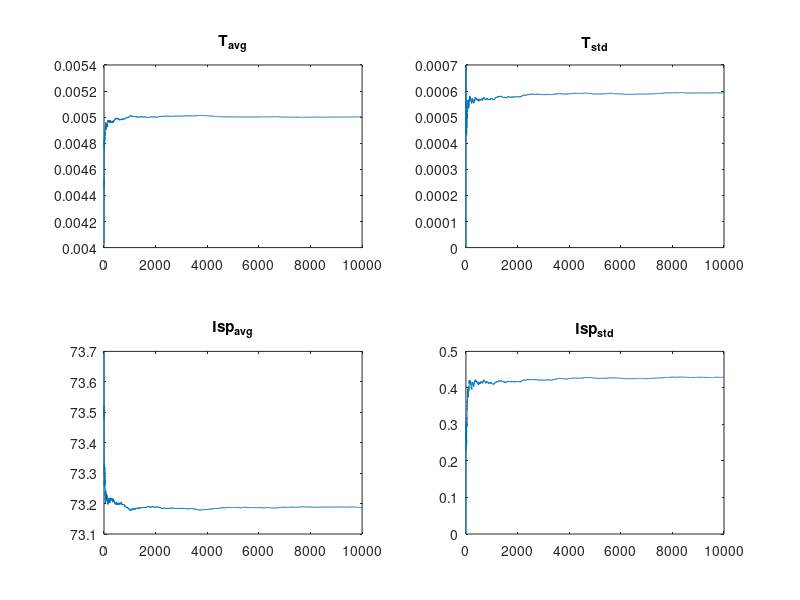
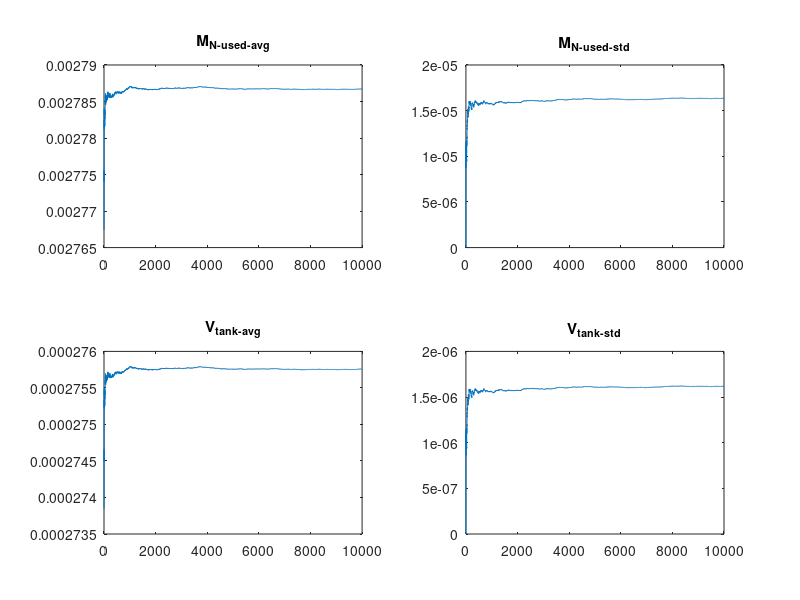

Write the MATLAB code that produced these figures, in order.
clc
clear
close all

%Constants

R = 8.314; 
g = 9.81;


%Initial conditions

T = 5e-3;           % Thrust (N)
Pc = 150000;        % chamber pressure (Pa) 1bar-4bar
Tc = 300;           % chamber temperature (K) fixed
MM = 0.028 ;        % kg/mol
k = 1.4;
eps = 10;            % area ratio from 4-20
DeltaV = 0.5;       % requested total DV (m/s)
Mass = 4;           % 3U cubesat mass
rho = 1.176;
t_burn = DeltaV/(T/Mass);


RN = R/MM;

% feeding system
k_p = 1.1;  % P drop coeff of the pipes
k_v = 1.3;  % P drop valves
k_inj = 0.6;    % P_drop injector

% from paper but to be fixed
A_p = 1e-3^2*pi;
A_v = 0.5e-3^2*pi;
r_inj = 250e-6;
A_inj = r_inj^2*pi;

%% Nominal Design


aa = 1/eps^2*((k+1)/2)^(2/(1-k))*(k-1)/(k+1);
bb = 2/k;
cc = (k-1)/k;

fun = @(x) x^bb*(1-x^cc)-aa;
dfun = @(x) -x^(bb-1)*((cc+bb)*x^cc-bb);

c1 = 0;
c2 = 0.5;
tol = 1e-6;
err = tol + 1;
it = 0;

while (it < 3 && err > tol ) 
    it=it+1;
    x = (c2+c1)/2; %stima dello zero
    fc = fun(x);     
    err=abs(fc); 
    % scelta del nuovo estremo per l'eventuale ciclo successivo       
    if (fc*fun(c1) > 0)
          c1=x; 
    else 
          c2=x; 
    end
end
xv = x;
while (it< 5 && err> tol)
   dfx = dfun(xv);
   if dfx == 0
      error(' Arresto per azzeramento di dfun');
   else
      xn = xv - fun(xv)/dfx;
      err = abs(fun(xn));
      it = it+1;
      xv = xn;
   end
end

% Calcolo della pressione di uscita
Pe = xn * Pc;

% temp in exit
Te = Tc*(Pe/Pc)^((k-1)/k);

% Area Throat
At = (T/Pc)/(sqrt(2*(k^2/(k-1))*(2/(k+1))^((k+1)/(k-1)))*sqrt(1-(Pe/Pc)^((k-1)/k))+eps*(Pe-0)/Pc);
rt=sqrt(At/pi);
Dt=2*rt;

% Exit Velocity
v_exit = sqrt(2*k/(k-1)*R/MM*Tc*(1-(Pe/Pc)^((k-1)/k)));
M_exit = v_exit/sqrt(k*RN*Te)


% Exit Area
Ae = eps*At;
re=sqrt(Ae/pi);
De=2*re;

% Mass Flow Rate
m_dot_nom=(T-Ae*(Pe-0))/v_exit;

% Isp
Isp_nom = T/m_dot_nom/g;

%cstar
c_star = At*Pc/m_dot_nom;

%% Preliminary sizing
% mass
MR_nom = exp(DeltaV/(Isp_nom*g));
M_N_used_nom = Mass*(MR_nom-1);

% pressure losses
v_p_nom = m_dot_nom/(rho*A_p);
Delta_P_tot_nom = 0.5*rho*v_p_nom^2*(k_p + A_p/A_v*k_v + A_p/A_inj*k_inj);
Delta_P_plen_nom = 0.5*rho*v_p_nom^2*A_p/A_inj*k_inj;
P_plen_nom = Pc + Delta_P_plen_nom;
P_f_nom = Pc + Delta_P_tot_nom;
P_f_nom = P_f_nom*1.2;

V_plen_nom = M_N_used_nom*RN*Tc/P_plen_nom;

M_res_nom   = -(M_N_used_nom*RN*Tc - P_plen_nom*V_plen_nom*k)/(2*RN*Tc);
P_tank_nom  = -(P_f_nom*(M_N_used_nom*RN*Tc + P_plen_nom*V_plen_nom*k))/(M_N_used_nom*RN*Tc - P_plen_nom*V_plen_nom*k);
V_tank_nom  = -(M_N_used_nom*RN*Tc - P_plen_nom*V_plen_nom*k)/(2*P_f_nom);
M_N_tot_nom = M_res_nom + M_N_used_nom;

%% Montecarlo


N = 10000;
rt_avg = sqrt(At/pi);
rt_std = 5e-6;
rt_val = normrnd(rt_avg, rt_std, [N,1]);
At_val = rt_val.^2.*pi;

r_inj_std = 5e-6;       
r_inj_avg = r_inj; 
r_inj_val = normrnd(r_inj_avg, r_inj_std, [N,1]);
A_inj_val = r_inj_val.^2.*pi;

K_tot_val = k_v*A_p/A_v + k_p + k_inj./A_inj_val*A_p;

re_avg = sqrt(Ae/pi);
re_std = 5e-6;
re_val = normrnd(re_avg, re_std, [N,1]);
Ae_val = re_val.^2.*pi;

toll = 1e-10;

T_avg = 0;
Isp_avg = 0;
P_c_mc_avg = 0;
m_dot_mc_avg = 0;
M_N_tot_avg = 0;
P_tank_avg = 0;
V_tank_avg = 0;
M_N_used_avg = 0;

for ii = 1:N
    
    A_tt  = At_val(ii);
    k_tot = K_tot_val(ii);
    Aee = Ae_val(ii);
    it = 0;

    P_cc = Pc;
    m_dot2 = 1;
    m_dot1 = 2;

    while(abs(m_dot2 - m_dot1) > toll && it < 1000)
        it = it + 1;

        m_dot1 =  P_cc*A_tt/c_star;
        v  = m_dot1 /( A_p* rho);
        deltaP= 0.5*rho*v^2*k_tot;
        P_cc = P_plen_nom - deltaP;
        
        m_dot2= P_cc*A_tt/c_star ;
       
        if it > 999
            disp('It did not converge')
        end   

    end

    eps = Aee/A_tt;
    
    aa = 1/eps^2*((k+1)/2)^(2/(1-k))*(k-1)/(k+1);
    bb = 2/k;
    cc = (k-1)/k;
    
    fun = @(x) x^bb*(1-x^cc)-aa;
    dfun = @(x) -x^(bb-1)*((cc+bb)*x^cc-bb);
    
    c1 = 0;
    c2 = 0.5;
    tol = 1e-6;
    err = tol + 1;
    it = 0;
    
    while (it < 3 && err > tol ) 
        it=it+1;
        x = (c2+c1)/2; %stima dello zero
        fc = fun(x);     
        err=abs(fc); 
        % scelta del nuovo estremo per l'eventuale ciclo successivo       
        if (fc*fun(c1) > 0)
              c1=x; 
        else 
              c2=x; 
        end
    end
    xv = x;
    while (it< 5 && err> tol)
       dfx = dfun(xv);
       if dfx == 0
          error(' Arresto per azzeramento di dfun');
       else
          xn = xv - fun(xv)/dfx;
          err = abs(fun(xn));
          it = it+1;
          xv = xn;
       end
    end
   
    Pee = xn * P_cc;

    P_c_mc(ii) = P_cc;
    m_dot_mc(ii) = m_dot2;
    m_dot_max = P_cc*A_tt*sqrt(k/RN/Tc)*(2/(k+1))^((k+1)/2/(k-1));
    m_dot_ratio(ii) = abs(m_dot_max-m_dot2)/m_dot_max;
    v_e = sqrt(2*k/(k-1)*R/MM*Tc*(1-(Pee/P_cc)^((k-1)/k)));
    T(ii) =  m_dot1*v_e + Aee*Pee;
    Isp_mc(ii) = T(ii)/(m_dot2*g);

    % mass
    MR_mc = exp(DeltaV/(Isp_mc(ii)*g));
    M_N_used_mc(ii) = Mass*(MR_mc-1);

    % pressure losses
    v_p_mc = m_dot_mc(ii)/(rho*A_p);
    Delta_P_tot_mc = 0.5*rho*v_p_mc^2*(k_p + A_p/A_v*k_v + A_p/A_inj*k_inj);
    Delta_P_plen_mc = 0.5*rho*v_p_mc^2*A_p/A_inj*k_inj;
    
    V_plen_mc = M_N_used_mc(end)*RN*Tc/P_plen_nom;
    
    M_res_mc(ii)   = -(M_N_used_mc(end)*RN*Tc - P_plen_nom*V_plen_mc*k)/(2*RN*Tc);
    P_tank_mc(ii)  = -(P_f_nom*(M_N_used_mc(end)*RN*Tc + P_plen_nom*V_plen_mc*k))/(M_N_used_mc(end)*RN*Tc - P_plen_nom*V_plen_mc*k);
    V_tank_mc(ii)  = -(M_N_used_mc(end)*RN*Tc - P_plen_nom*V_plen_mc*k)/(2*P_f_nom);
    M_N_tot_mc(ii) = M_res_mc(ii) + M_N_used_mc(end);


    T_avg(ii+1) = T_avg(ii) + 1/(ii)*(T(ii) - T_avg(ii));
    Isp_avg(ii+1) = Isp_avg(ii) + 1/(ii)*(Isp_mc(ii) - Isp_avg(ii));    
    P_c_mc_avg(ii+1) = P_c_mc(ii) + 1/(ii)*(P_c_mc(ii) - P_c_mc_avg(ii));
    m_dot_mc_avg(ii+1) = m_dot_mc_avg(ii) + 1/(ii)*(m_dot_mc(ii) - m_dot_mc_avg(ii));
    M_N_tot_avg(ii+1) = M_N_tot_avg(ii) + 1/(ii)*(M_N_tot_mc(ii) - M_N_tot_avg(ii));    
    
    M_N_used_avg(ii+1) = M_N_used_avg(ii) + 1/(ii)*(M_N_used_mc(end) - M_N_used_avg(ii));
    V_tank_avg(ii+1) = V_tank_avg(ii) + 1/(ii)*(V_tank_mc(ii) - V_tank_avg(ii));
    
    T_std(ii) = std(T(1:ii));
    Isp_std(ii) = std(Isp_mc(1:ii));

    P_c_mc_std(ii)   = std(P_c_mc(1:ii));
    m_dot_mc_std(ii) = std(m_dot_mc(1:ii));
    M_N_tot_std(ii)  = std(M_N_tot_mc(1:ii));

    M_N_used_std(ii) = std(M_N_used_mc(1:end)); 
    V_tank_std(ii)   = std(V_tank_mc(1:ii));
end

M_N_used_w = M_N_used_avg(end) + 3*M_N_used_std(end);

P_tank_w = (P_f_nom*(k + 1))/(k - 1);
V_tank_w = -(RN*Tc*(M_N_used_w - M_N_used_w*k))/(2*P_f_nom);
M_res_w  = (M_N_used_w*k)/2 - M_N_used_w/2;

figure 
subplot(2,2,1)
plot(T_avg(2:end))
%ylim([0 0.01])
title T_{avg}
subplot(2,2,2)
plot(T_std)
title T_{std}
subplot(2,2,3)
plot(Isp_avg(2:end))
title Isp_{avg}
subplot(2,2,4)
plot(Isp_std)
title Isp_{std}

figure 
subplot(2,2,1)
plot(M_N_used_avg(2:end))
title M_{N-used-avg}
subplot(2,2,2)
plot(M_N_used_std)
title M_{N-used-std}
subplot(2,2,3)
plot(V_tank_avg(2:end))
title V_{tank-avg}
subplot(2,2,4)
plot(V_tank_std)
title V_{tank-std}


%% leackage losses computed for 1 year
rho_stand = 1.176; %kg/m^3 cond standard
leack_rate = 10^-5; %scc/s standard cubic centieters every second
t_leack = 60*60*24*365;
tot_leack_scc = leack_rate*t_leack;
tot_mass_leack = tot_leack_scc*10^-6/rho_stand;
tot_N_mas = M_N_used_w + M_res_w - tot_mass_leack;
leacked_mass_ratio = tot_mass_leack/(M_N_used_w + M_res_w)*100;

% with a given volume calculate the loading the tank pressurization with a
% 20% margin

P_tank_marg = (M_N_used_w + M_res_w)*1.2*RN*Tc/V_tank_w
M_tot_marg  = P_tank_marg*V_tank_w/(RN*Tc) 
